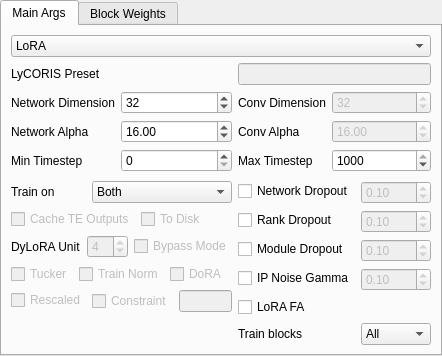
<?xml version="1.0" encoding="UTF-8"?>
<ui version="4.0">
 <class>network_ui</class>
 <widget class="QWidget" name="network_ui">
  <property name="geometry">
   <rect>
    <x>0</x>
    <y>0</y>
    <width>431</width>
    <height>356</height>
   </rect>
  </property>
  <property name="sizePolicy">
   <sizepolicy hsizetype="Preferred" vsizetype="Preferred">
    <horstretch>0</horstretch>
    <verstretch>0</verstretch>
   </sizepolicy>
  </property>
  <property name="minimumSize">
   <size>
    <width>0</width>
    <height>0</height>
   </size>
  </property>
  <property name="windowTitle">
   <string>Form</string>
  </property>
  <layout class="QVBoxLayout" name="verticalLayout">
   <property name="leftMargin">
    <number>0</number>
   </property>
   <property name="topMargin">
    <number>0</number>
   </property>
   <property name="rightMargin">
    <number>0</number>
   </property>
   <property name="bottomMargin">
    <number>0</number>
   </property>
   <item>
    <widget class="TabView" name="tabWidget">
     <property name="enabled">
      <bool>true</bool>
     </property>
     <property name="focusPolicy">
      <enum>Qt::NoFocus</enum>
     </property>
     <property name="tabPosition">
      <enum>QTabWidget::North</enum>
     </property>
     <property name="tabShape">
      <enum>QTabWidget::Rounded</enum>
     </property>
     <property name="currentIndex">
      <number>0</number>
     </property>
     <property name="usesScrollButtons">
      <bool>false</bool>
     </property>
     <widget class="QWidget" name="main_tab">
      <property name="focusPolicy">
       <enum>Qt::NoFocus</enum>
      </property>
      <attribute name="title">
       <string>Main Args</string>
      </attribute>
      <layout class="QGridLayout" name="gridLayout">
       <item row="1" column="0">
        <widget class="QLabel" name="label">
         <property name="toolTip">
          <string>&lt;html&gt;&lt;head/&gt;&lt;body&gt;&lt;p&gt;LyCORIS Preset is the preset used by the LyCORIS library. Typically you want to use &amp;quot;full&amp;quot; which is automatically selected when there is nothing provided&lt;/p&gt;&lt;/body&gt;&lt;/html&gt;</string>
         </property>
         <property name="text">
          <string>LyCORIS Preset</string>
         </property>
        </widget>
       </item>
       <item row="4" column="1">
        <layout class="QFormLayout" name="formLayout_4">
         <item row="0" column="0">
          <widget class="QCheckBox" name="network_dropout_enable">
           <property name="enabled">
            <bool>true</bool>
           </property>
           <property name="toolTip">
            <string>&lt;html&gt;&lt;head/&gt;&lt;body&gt;&lt;p&gt;Network Dropout, otherwise known as Neuron Dropout is your standard dropout provided by PyTorch.&lt;/p&gt;&lt;/body&gt;&lt;/html&gt;</string>
           </property>
           <property name="text">
            <string>Network Dropout</string>
           </property>
          </widget>
         </item>
         <item row="0" column="1">
          <widget class="DoubleSpinBox" name="network_dropout_input">
           <property name="enabled">
            <bool>false</bool>
           </property>
           <property name="focusPolicy">
            <enum>Qt::StrongFocus</enum>
           </property>
           <property name="toolTip">
            <string>&lt;html&gt;&lt;head/&gt;&lt;body&gt;&lt;p&gt;Network Dropout, otherwise known as Neuron Dropout is your standard dropout provided by PyTorch.&lt;/p&gt;&lt;/body&gt;&lt;/html&gt;</string>
           </property>
           <property name="maximum">
            <double>1.000000000000000</double>
           </property>
           <property name="singleStep">
            <double>0.010000000000000</double>
           </property>
           <property name="value">
            <double>0.100000000000000</double>
           </property>
          </widget>
         </item>
         <item row="1" column="0">
          <widget class="QCheckBox" name="rank_dropout_enable">
           <property name="toolTip">
            <string>&lt;html&gt;&lt;head/&gt;&lt;body&gt;&lt;p&gt;Rank Dropout is a larger form of dropout, randomly dropping out a full rank&lt;/p&gt;&lt;/body&gt;&lt;/html&gt;</string>
           </property>
           <property name="text">
            <string>Rank Dropout</string>
           </property>
          </widget>
         </item>
         <item row="1" column="1">
          <widget class="DoubleSpinBox" name="rank_dropout_input">
           <property name="enabled">
            <bool>false</bool>
           </property>
           <property name="focusPolicy">
            <enum>Qt::StrongFocus</enum>
           </property>
           <property name="toolTip">
            <string>&lt;html&gt;&lt;head/&gt;&lt;body&gt;&lt;p&gt;Rank Dropout is a larger form of dropout, randomly dropping out a full rank&lt;/p&gt;&lt;/body&gt;&lt;/html&gt;</string>
           </property>
           <property name="maximum">
            <double>1.000000000000000</double>
           </property>
           <property name="singleStep">
            <double>0.010000000000000</double>
           </property>
           <property name="value">
            <double>0.100000000000000</double>
           </property>
          </widget>
         </item>
         <item row="2" column="0">
          <widget class="QCheckBox" name="module_dropout_enable">
           <property name="toolTip">
            <string>&lt;html&gt;&lt;head/&gt;&lt;body&gt;&lt;p&gt;Module Dropout is a larger form of dropout, randomly dropping out a full module&lt;/p&gt;&lt;/body&gt;&lt;/html&gt;</string>
           </property>
           <property name="text">
            <string>Module Dropout</string>
           </property>
          </widget>
         </item>
         <item row="2" column="1">
          <widget class="DoubleSpinBox" name="module_dropout_input">
           <property name="enabled">
            <bool>false</bool>
           </property>
           <property name="focusPolicy">
            <enum>Qt::StrongFocus</enum>
           </property>
           <property name="toolTip">
            <string>&lt;html&gt;&lt;head/&gt;&lt;body&gt;&lt;p&gt;Module Dropout is a larger form of dropout, randomly dropping out a full module&lt;/p&gt;&lt;/body&gt;&lt;/html&gt;</string>
           </property>
           <property name="maximum">
            <double>1.000000000000000</double>
           </property>
           <property name="singleStep">
            <double>0.010000000000000</double>
           </property>
           <property name="value">
            <double>0.100000000000000</double>
           </property>
          </widget>
         </item>
         <item row="4" column="0" colspan="2">
          <widget class="QCheckBox" name="lora_fa_enable">
           <property name="toolTip">
            <string>&lt;html&gt;&lt;head/&gt;&lt;body&gt;&lt;p&gt;LoRA FA is a tweak to the LoRA algorithm that is supposed to reduce the VRAM requirement while keeping all else the same&lt;/p&gt;&lt;/body&gt;&lt;/html&gt;</string>
           </property>
           <property name="text">
            <string>LoRA FA</string>
           </property>
          </widget>
         </item>
          <item row="5" column="0" colspan="1">
           <widget class="QLabel" name="label_14">
            <property name="text">
             <string>Train blocks</string>
            </property>
           </widget>
          </item>
          <item row="5" column="1" colspan="1">
           <widget class="ComboBox" name="train_blocks_selector">
              <property name="sizePolicy3">
               <sizepolicy hsizetype="Preferred" vsizetype="Fixed">
                <horstretch>0</horstretch>
                <verstretch>0</verstretch>
               </sizepolicy>
              </property>
            <item>
             <property name="text">
              <string>All</string>
             </property>
            </item>
            <item>
             <property name="text">
              <string>Single</string>
             </property>
            </item>
            <item>
             <property name="text">
              <string>Double</string>
             </property>
            </item>
           </widget>
          </item>
         <item row="3" column="0">
          <widget class="QCheckBox" name="ip_gamma_enable">
           <property name="toolTip">
            <string>&lt;html&gt;&lt;head/&gt;&lt;body&gt;&lt;p&gt;IP Noise Gamma is a noise modification that reduces the random noise, allowing what you want to learn, to learn faster&lt;/p&gt;&lt;/body&gt;&lt;/html&gt;</string>
           </property>
           <property name="text">
            <string>IP Noise Gamma</string>
           </property>
          </widget>
         </item>
         <item row="3" column="1">
          <widget class="DoubleSpinBox" name="ip_gamma_input">
           <property name="enabled">
            <bool>false</bool>
           </property>
           <property name="focusPolicy">
            <enum>Qt::StrongFocus</enum>
           </property>
           <property name="toolTip">
            <string>&lt;html&gt;&lt;head/&gt;&lt;body&gt;&lt;p&gt;IP Noise Gamma is a noise modification that reduces the random noise, allowing what you want to learn, to learn faster&lt;/p&gt;&lt;/body&gt;&lt;/html&gt;</string>
           </property>
           <property name="singleStep">
            <double>0.010000000000000</double>
           </property>
           <property name="value">
            <double>0.100000000000000</double>
           </property>
          </widget>
         </item>
        </layout>
       </item>
       <item row="2" column="1">
        <layout class="QFormLayout" name="formLayout_2">
         <item row="0" column="0">
          <widget class="QLabel" name="conv_dim_label">
           <property name="enabled">
            <bool>true</bool>
           </property>
           <property name="toolTip">
            <string>&lt;html&gt;&lt;head/&gt;&lt;body&gt;&lt;p&gt;Conv Dimension represents the size of the Convolutional Dimensions of the model&lt;/p&gt;&lt;/body&gt;&lt;/html&gt;</string>
           </property>
           <property name="text">
            <string>Conv Dimension</string>
           </property>
          </widget>
         </item>
         <item row="0" column="1">
          <widget class="SpinBox" name="conv_dim_input">
           <property name="enabled">
            <bool>false</bool>
           </property>
           <property name="focusPolicy">
            <enum>Qt::StrongFocus</enum>
           </property>
           <property name="toolTip">
            <string>&lt;html&gt;&lt;head/&gt;&lt;body&gt;&lt;p&gt;Conv Dimension represents the size of the Convolutional Dimensions of the model&lt;/p&gt;&lt;/body&gt;&lt;/html&gt;</string>
           </property>
           <property name="maximum">
            <number>16777215</number>
           </property>
           <property name="value">
            <number>32</number>
           </property>
          </widget>
         </item>
         <item row="1" column="0">
          <widget class="QLabel" name="conv_alpha_label">
           <property name="enabled">
            <bool>true</bool>
           </property>
           <property name="toolTip">
            <string>&lt;html&gt;&lt;head/&gt;&lt;body&gt;&lt;p&gt;Conv Alpha represents the alpha of the Conv Dimensions. This Alpha is a scalar on the conv dimension such that alpha / dimension = scalar. For example, and alpha of 16 and a dimension of 32 would result in a scalar of 0.5&lt;/p&gt;&lt;/body&gt;&lt;/html&gt;</string>
           </property>
           <property name="text">
            <string>Conv Alpha</string>
           </property>
          </widget>
         </item>
         <item row="1" column="1">
          <widget class="DoubleSpinBox" name="conv_alpha_input">
           <property name="enabled">
            <bool>false</bool>
           </property>
           <property name="focusPolicy">
            <enum>Qt::StrongFocus</enum>
           </property>
           <property name="toolTip">
            <string>&lt;html&gt;&lt;head/&gt;&lt;body&gt;&lt;p&gt;Conv Alpha represents the alpha of the Conv Dimensions. This Alpha is a scalar on the conv dimension such that alpha / dimension = scalar. For example, and alpha of 16 and a dimension of 32 would result in a scalar of 0.5&lt;/p&gt;&lt;/body&gt;&lt;/html&gt;</string>
           </property>
           <property name="maximum">
            <double>16777215.000000000000000</double>
           </property>
           <property name="value">
            <double>16.000000000000000</double>
           </property>
          </widget>
         </item>
         <item row="2" column="0">
          <widget class="QLabel" name="max_timestep_label">
           <property name="toolTip">
            <string>&lt;html&gt;&lt;head/&gt;&lt;body&gt;&lt;p&gt;Max Timestep represents the lowest timestep to train on. Typically you want to keep this value at 1000, the highest possible timestep. The Max timestep cannot be lower than the Min Timestep&lt;/p&gt;&lt;/body&gt;&lt;/html&gt;</string>
           </property>
           <property name="text">
            <string>Max Timestep</string>
           </property>
          </widget>
         </item>
         <item row="2" column="1">
          <widget class="SpinBox" name="max_timestep_input">
           <property name="enabled">
            <bool>true</bool>
           </property>
           <property name="toolTip">
            <string>&lt;html&gt;&lt;head/&gt;&lt;body&gt;&lt;p&gt;Max Timestep represents the lowest timestep to train on. Typically you want to keep this value at 1000, the highest possible timestep. The Max timestep cannot be lower than the Min Timestep&lt;/p&gt;&lt;/body&gt;&lt;/html&gt;</string>
           </property>
           <property name="minimum">
            <number>1</number>
           </property>
           <property name="maximum">
            <number>1000</number>
           </property>
           <property name="value">
            <number>1000</number>
           </property>
          </widget>
         </item>
        </layout>
       </item>
       <item row="4" column="0">
        <layout class="QFormLayout" name="formLayout_3">
         <item row="0" column="0">
          <widget class="QLabel" name="unet_te_both_label">
           <property name="toolTip">
            <string>&lt;html&gt;&lt;head/&gt;&lt;body&gt;&lt;p&gt;Train on selects if you want to train Both the Text Encoder and the Unet, only the Text Encoder, or only the Unet.&lt;/p&gt;&lt;/body&gt;&lt;/html&gt;</string>
           </property>
           <property name="text">
            <string>Train on</string>
           </property>
          </widget>
         </item>
         <item row="0" column="1">
          <widget class="ComboBox" name="unet_te_both_select">
           <property name="sizePolicy">
            <sizepolicy hsizetype="Preferred" vsizetype="Fixed">
             <horstretch>0</horstretch>
             <verstretch>0</verstretch>
            </sizepolicy>
           </property>
           <property name="minimumSize">
            <size>
             <width>0</width>
             <height>0</height>
            </size>
           </property>
           <property name="maximumSize">
            <size>
             <width>16777215</width>
             <height>16777215</height>
            </size>
           </property>
           <property name="focusPolicy">
            <enum>Qt::StrongFocus</enum>
           </property>
           <property name="toolTip">
            <string>&lt;html&gt;&lt;head/&gt;&lt;body&gt;&lt;p&gt;Train on selects if you want to train Both the Text Encoder and the Unet, only the Text Encoder, or only the Unet.&lt;/p&gt;&lt;/body&gt;&lt;/html&gt;</string>
           </property>
           <item>
            <property name="text">
             <string>Both</string>
            </property>
           </item>
           <item>
            <property name="text">
             <string>Unet Only</string>
            </property>
           </item>
           <item>
            <property name="text">
             <string>TE Only</string>
            </property>
           </item>
          </widget>
         </item>
         <item row="1" column="0" colspan="2">
          <layout class="QHBoxLayout" name="horizontalLayout">
           <item>
            <widget class="QCheckBox" name="cache_te_outputs_enable">
             <property name="enabled">
              <bool>false</bool>
             </property>
             <property name="toolTip">
              <string>&lt;html&gt;&lt;head/&gt;&lt;body&gt;&lt;p&gt;Cache TE Outputs caches the Text encoder outputs, which reduces the vram requirement. This does, however, prevent you from training the Text Encoder&lt;/p&gt;&lt;/body&gt;&lt;/html&gt;</string>
             </property>
             <property name="text">
              <string>Cache TE Outputs</string>
             </property>
            </widget>
           </item>
           <item>
            <widget class="QCheckBox" name="cache_te_to_disk_enable">
             <property name="enabled">
              <bool>false</bool>
             </property>
             <property name="toolTip">
              <string>&lt;html&gt;&lt;head/&gt;&lt;body&gt;&lt;p&gt;Caches the Text Encoder outputs to disk, which allows for reuse if you provide the same dataset&lt;/p&gt;&lt;/body&gt;&lt;/html&gt;</string>
             </property>
             <property name="text">
              <string>To Disk</string>
             </property>
            </widget>
           </item>
          </layout>
         </item>
         <item row="3" column="0" colspan="2">
          <layout class="QHBoxLayout" name="horizontalLayout_3">
           <item>
            <widget class="QCheckBox" name="cp_enable">
             <property name="enabled">
              <bool>false</bool>
             </property>
             <property name="toolTip">
              <string>&lt;html&gt;&lt;head/&gt;&lt;body&gt;&lt;p&gt;Tucker, is a form of compression algorithm that reduces the file size&lt;/p&gt;&lt;/body&gt;&lt;/html&gt;</string>
             </property>
             <property name="text">
              <string>Tucker</string>
             </property>
            </widget>
           </item>
           <item>
            <widget class="QCheckBox" name="train_norm_enable">
             <property name="enabled">
              <bool>false</bool>
             </property>
             <property name="toolTip">
              <string>&lt;html&gt;&lt;head/&gt;&lt;body&gt;&lt;p&gt;Train Norm allows the model to train the Normalization Layers&lt;/p&gt;&lt;/body&gt;&lt;/html&gt;</string>
             </property>
             <property name="text">
              <string>Train Norm</string>
             </property>
            </widget>
           </item>
           <item>
            <widget class="QCheckBox" name="dora_enable">
             <property name="enabled">
              <bool>false</bool>
             </property>
             <property name="toolTip">
              <string>&lt;html&gt;&lt;head/&gt;&lt;body&gt;&lt;p&gt;DoRA activates Weight Decomoposition&lt;/p&gt;&lt;/body&gt;&lt;/html&gt;</string>
             </property>
             <property name="text">
              <string>DoRA</string>
             </property>
            </widget>
           </item>
          </layout>
         </item>
         <item row="4" column="0">
          <widget class="QCheckBox" name="rescale_enable">
           <property name="enabled">
            <bool>false</bool>
           </property>
           <property name="toolTip">
            <string>&lt;html&gt;&lt;head/&gt;&lt;body&gt;&lt;p&gt;Rescaled rescales the weights. Specific to Diag-OFT&lt;/p&gt;&lt;/body&gt;&lt;/html&gt;</string>
           </property>
           <property name="text">
            <string>Rescaled</string>
           </property>
          </widget>
         </item>
         <item row="2" column="0" colspan="2">
          <layout class="QHBoxLayout" name="horizontalLayout_2">
           <item>
            <widget class="QLabel" name="dylora_unit_label">
             <property name="enabled">
              <bool>true</bool>
             </property>
             <property name="toolTip">
              <string>&lt;html&gt;&lt;head/&gt;&lt;body&gt;&lt;p&gt;DyLoRA Unit is the number to jump by per DyLoRA layer.&lt;/p&gt;&lt;/body&gt;&lt;/html&gt;</string>
             </property>
             <property name="text">
              <string>DyLoRA Unit</string>
             </property>
            </widget>
           </item>
           <item>
            <widget class="SpinBox" name="dylora_unit_input">
             <property name="enabled">
              <bool>false</bool>
             </property>
             <property name="maximumSize">
              <size>
               <width>16777215</width>
               <height>16777215</height>
              </size>
             </property>
             <property name="focusPolicy">
              <enum>Qt::StrongFocus</enum>
             </property>
             <property name="toolTip">
              <string>&lt;html&gt;&lt;head/&gt;&lt;body&gt;&lt;p&gt;DyLoRA Unit is the number to jump by per DyLoRA layer.&lt;/p&gt;&lt;/body&gt;&lt;/html&gt;</string>
             </property>
             <property name="value">
              <number>4</number>
             </property>
            </widget>
           </item>
           <item>
            <widget class="QCheckBox" name="bypass_mode_enable">
             <property name="enabled">
              <bool>false</bool>
             </property>
             <property name="toolTip">
              <string>&lt;html&gt;&lt;head/&gt;&lt;body&gt;&lt;p&gt;Bypass mode changes the calculations in some way&lt;/p&gt;&lt;/body&gt;&lt;/html&gt;</string>
             </property>
             <property name="text">
              <string>Bypass Mode</string>
             </property>
            </widget>
           </item>
          </layout>
         </item>
         <item row="4" column="1">
          <layout class="QHBoxLayout" name="horizontalLayout_4">
           <item>
            <widget class="QCheckBox" name="constrain_enable">
             <property name="enabled">
              <bool>false</bool>
             </property>
             <property name="toolTip">
              <string>&lt;html&gt;&lt;head/&gt;&lt;body&gt;&lt;p&gt;Constrait constrains the weights. Specific to Diag-OFT&lt;/p&gt;&lt;/body&gt;&lt;/html&gt;</string>
             </property>
             <property name="text">
              <string>Constraint</string>
             </property>
            </widget>
           </item>
           <item>
            <widget class="LineEditWithHighlight" name="constrain_input">
             <property name="enabled">
              <bool>false</bool>
             </property>
             <property name="toolTip">
              <string>&lt;html&gt;&lt;head/&gt;&lt;body&gt;&lt;p&gt;Constrait constrains the weights. Specific to Diag-OFT&lt;/p&gt;&lt;/body&gt;&lt;/html&gt;</string>
             </property>
            </widget>
           </item>
          </layout>
         </item>
        </layout>
       </item>
       <item row="2" column="0">
        <layout class="QFormLayout" name="formLayout">
         <item row="0" column="0">
          <widget class="QLabel" name="network_dim_label">
           <property name="toolTip">
            <string>&lt;html&gt;&lt;head/&gt;&lt;body&gt;&lt;p&gt;Network Dimension represents the size of the Linear Dimensions of the model&lt;/p&gt;&lt;/body&gt;&lt;/html&gt;</string>
           </property>
           <property name="text">
            <string>Network Dimension</string>
           </property>
          </widget>
         </item>
         <item row="0" column="1">
          <widget class="SpinBox" name="network_dim_input">
           <property name="maximumSize">
            <size>
             <width>16777215</width>
             <height>16777215</height>
            </size>
           </property>
           <property name="focusPolicy">
            <enum>Qt::StrongFocus</enum>
           </property>
           <property name="toolTip">
            <string>&lt;html&gt;&lt;head/&gt;&lt;body&gt;&lt;p&gt;Network Dimension represents the size of the Linear Dimensions of the model&lt;/p&gt;&lt;/body&gt;&lt;/html&gt;</string>
           </property>
           <property name="minimum">
            <number>1</number>
           </property>
           <property name="maximum">
            <number>16777215</number>
           </property>
           <property name="value">
            <number>32</number>
           </property>
          </widget>
         </item>
         <item row="1" column="0">
          <widget class="QLabel" name="network_alpha_label">
           <property name="toolTip">
            <string>&lt;html&gt;&lt;head/&gt;&lt;body&gt;&lt;p&gt;Network Alpha represents the alpha of the Linear Dimensions. This Alpha is a scalar on the network dimension such that alpha / dimension = scalar. For example, and alpha of 16 and a dimension of 32 would result in a scalar of 0.5&lt;/p&gt;&lt;/body&gt;&lt;/html&gt;</string>
           </property>
           <property name="text">
            <string>Network Alpha</string>
           </property>
          </widget>
         </item>
         <item row="1" column="1">
          <widget class="DoubleSpinBox" name="network_alpha_input">
           <property name="maximumSize">
            <size>
             <width>16777215</width>
             <height>16777215</height>
            </size>
           </property>
           <property name="focusPolicy">
            <enum>Qt::StrongFocus</enum>
           </property>
           <property name="toolTip">
            <string>&lt;html&gt;&lt;head/&gt;&lt;body&gt;&lt;p&gt;Network Alpha represents the alpha of the Linear Dimensions. This Alpha is a scalar on the network dimension such that alpha / dimension = scalar. For example, and alpha of 16 and a dimension of 32 would result in a scalar of 0.5&lt;/p&gt;&lt;/body&gt;&lt;/html&gt;</string>
           </property>
           <property name="decimals">
            <number>2</number>
           </property>
           <property name="maximum">
            <double>16777215.000000000000000</double>
           </property>
           <property name="value">
            <double>16.000000000000000</double>
           </property>
          </widget>
         </item>
         <item row="2" column="0">
          <widget class="QLabel" name="min_timestep_label">
           <property name="toolTip">
            <string>&lt;html&gt;&lt;head/&gt;&lt;body&gt;&lt;p&gt;Min timestep represents the lowest timestep to train on. Typically you want to keep this value at 0&lt;/p&gt;&lt;/body&gt;&lt;/html&gt;</string>
           </property>
           <property name="text">
            <string>Min Timestep</string>
           </property>
          </widget>
         </item>
         <item row="2" column="1">
          <widget class="SpinBox" name="min_timestep_input">
           <property name="enabled">
            <bool>true</bool>
           </property>
           <property name="toolTip">
            <string>&lt;html&gt;&lt;head/&gt;&lt;body&gt;&lt;p&gt;Min timestep represents the lowest timestep to train on. Typically you want to keep this value at 0&lt;/p&gt;&lt;/body&gt;&lt;/html&gt;</string>
           </property>
           <property name="maximum">
            <number>999</number>
           </property>
          </widget>
         </item>
        </layout>
       </item>
       <item row="1" column="1">
        <widget class="QLineEdit" name="lycoris_preset_input">
         <property name="enabled">
          <bool>false</bool>
         </property>
         <property name="toolTip">
          <string>&lt;html&gt;&lt;head/&gt;&lt;body&gt;&lt;p&gt;LyCORIS Preset is the preset used by the LyCORIS library. Typically you want to use &amp;quot;full&amp;quot; which is automatically selected when there is nothing provided&lt;/p&gt;&lt;/body&gt;&lt;/html&gt;</string>
         </property>
        </widget>
       </item>
       <item row="0" column="0" colspan="2">
        <widget class="ComboBox" name="algo_select">
         <property name="focusPolicy">
          <enum>Qt::StrongFocus</enum>
         </property>
         <property name="toolTip">
          <string>&lt;html&gt;&lt;head/&gt;&lt;body&gt;&lt;p&gt;The Algorithm that is used during training&lt;/p&gt;&lt;/body&gt;&lt;/html&gt;</string>
         </property>
         <item>
          <property name="text">
           <string>LoRA</string>
          </property>
         </item>
         <item>
          <property name="text">
           <string>LoCon</string>
          </property>
         </item>
         <item>
          <property name="text">
           <string>LoCon (LyCORIS)</string>
          </property>
         </item>
         <item>
          <property name="text">
           <string>LoHa</string>
          </property>
         </item>
         <item>
          <property name="text">
           <string>IA3</string>
          </property>
         </item>
         <item>
          <property name="text">
           <string>Lokr</string>
          </property>
         </item>
         <item>
          <property name="text">
           <string>DyLoRA</string>
          </property>
         </item>
         <item>
          <property name="text">
           <string>BOFT</string>
          </property>
         </item>
         <item>
          <property name="text">
           <string>Diag-OFT</string>
          </property>
         </item>
         <item>
          <property name="text">
           <string>Full</string>
          </property>
         </item>
        </widget>
       </item>
      </layout>
     </widget>
     <widget class="QWidget" name="block_weight_tab">
      <property name="focusPolicy">
       <enum>Qt::NoFocus</enum>
      </property>
      <attribute name="title">
       <string>Block Weights</string>
      </attribute>
      <layout class="QVBoxLayout" name="verticalLayout_2">
       <property name="leftMargin">
        <number>0</number>
       </property>
       <property name="topMargin">
        <number>0</number>
       </property>
       <property name="rightMargin">
        <number>0</number>
       </property>
       <property name="bottomMargin">
        <number>0</number>
       </property>
       <item>
        <widget class="QScrollArea" name="block_weight_scroll_area">
         <property name="widgetResizable">
          <bool>true</bool>
         </property>
         <widget class="QWidget" name="block_weight_scroll_widget">
          <property name="geometry">
           <rect>
            <x>0</x>
            <y>0</y>
            <width>425</width>
            <height>324</height>
           </rect>
          </property>
          <layout class="QVBoxLayout" name="verticalLayout_3">
           <property name="leftMargin">
            <number>0</number>
           </property>
           <property name="topMargin">
            <number>0</number>
           </property>
           <property name="rightMargin">
            <number>0</number>
           </property>
           <property name="bottomMargin">
            <number>0</number>
           </property>
           <item>
            <widget class="CollapsibleWidget" name="block_weight_widget" native="true">
             <property name="enabled">
              <bool>true</bool>
             </property>
            </widget>
           </item>
           <item>
            <widget class="CollapsibleWidget" name="dim_block_widget" native="true">
             <property name="enabled">
              <bool>true</bool>
             </property>
            </widget>
           </item>
           <item>
            <widget class="CollapsibleWidget" name="alpha_block_widget" native="true">
             <property name="enabled">
              <bool>true</bool>
             </property>
            </widget>
           </item>
           <item>
            <widget class="CollapsibleWidget" name="conv_block_widget" native="true">
             <property name="enabled">
              <bool>false</bool>
             </property>
            </widget>
           </item>
           <item>
            <widget class="CollapsibleWidget" name="conv_alpha_block_widget" native="true">
             <property name="enabled">
              <bool>false</bool>
             </property>
            </widget>
           </item>
          </layout>
         </widget>
        </widget>
       </item>
      </layout>
     </widget>
    </widget>
   </item>
  </layout>
 </widget>
 <customwidgets>
  <customwidget>
   <class>SpinBox</class>
   <extends>QSpinBox</extends>
   <header>modules.ScrollOnSelect.h</header>
  </customwidget>
  <customwidget>
   <class>ComboBox</class>
   <extends>QComboBox</extends>
   <header>modules.ScrollOnSelect.h</header>
  </customwidget>
  <customwidget>
   <class>DoubleSpinBox</class>
   <extends>QDoubleSpinBox</extends>
   <header>modules.ScrollOnSelect.h</header>
  </customwidget>
  <customwidget>
   <class>LineEditWithHighlight</class>
   <extends>QLineEdit</extends>
   <header>modules.LineEditHighlight.h</header>
  </customwidget>
  <customwidget>
   <class>TabView</class>
   <extends>QTabWidget</extends>
   <header>modules.ScrollOnSelect.h</header>
   <container>1</container>
  </customwidget>
  <customwidget>
   <class>CollapsibleWidget</class>
   <extends>QWidget</extends>
   <header>modules.CollapsibleWidget.h</header>
   <container>1</container>
  </customwidget>
 </customwidgets>
 <resources/>
 <connections/>
</ui>
